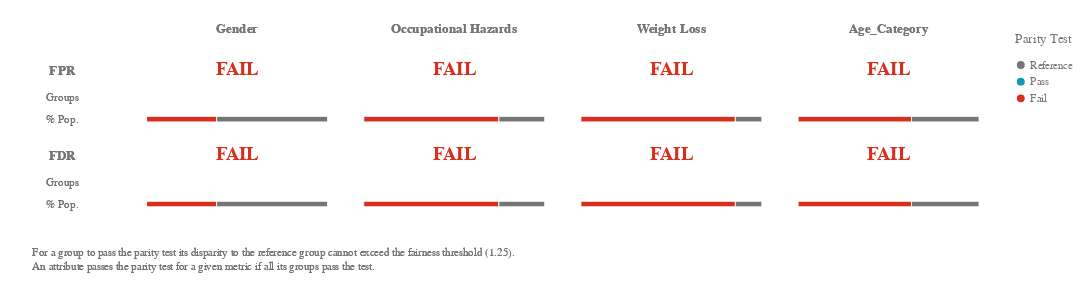

This figure's notebook cell:
### Code cell
ap.summary(bias_df, metrics, fairness_threshold = disparity_tolerance)
